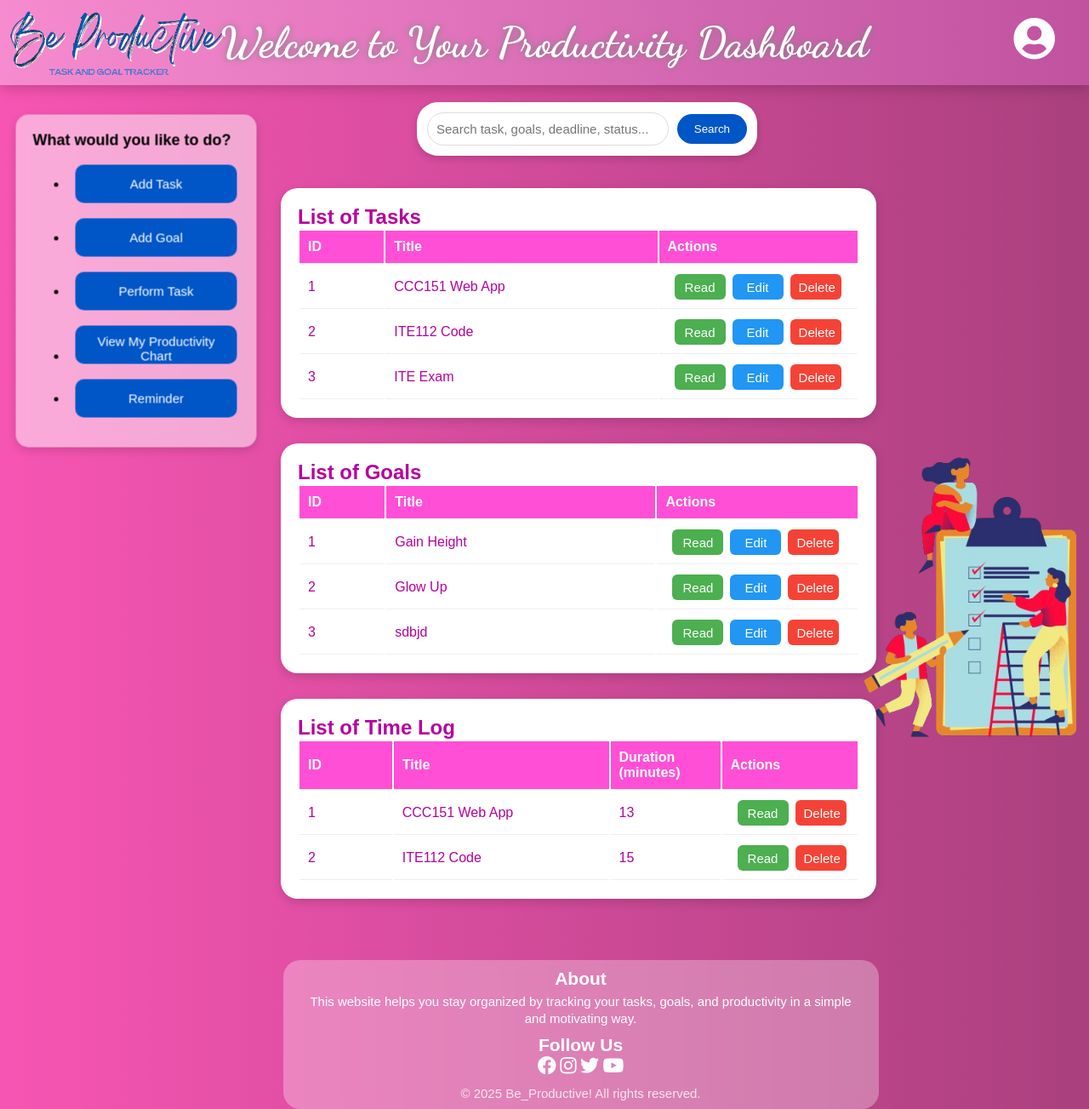
Screenshot of /home.php (signed in) with the database file from the repository.
### tables this page shows
CREATE TABLE `task` (
  `task_id` int(11) NOT NULL,
  `user_id` int(11) DEFAULT NULL,
  `task_name` varchar(255) NOT NULL,
  `task_description` text DEFAULT NULL,
  `priority` enum('High','Medium','Low') NOT NULL,
  `deadline` datetime DEFAULT NULL,
  `status` enum('Pending','In Progress','Completed') NOT NULL,
  `cat_id` int(11) DEFAULT NULL
);

CREATE TABLE `goal` (
  `goal_id` int(11) NOT NULL,
  `user_id` int(11) DEFAULT NULL,
  `goal_name` varchar(255) NOT NULL,
  `goal_description` text DEFAULT NULL,
  `goal_deadline` datetime DEFAULT NULL,
  `progress` int(11) DEFAULT NULL,
  `cat_id` int(11) DEFAULT NULL
);

CREATE TABLE `timelog` (
  `log_id` int(11) NOT NULL,
  `task_id` int(11) DEFAULT NULL,
  `start_time` datetime NOT NULL,
  `end_time` datetime NOT NULL,
  `duration` int(11) DEFAULT NULL
);

### home.php (the view, shortened to what this page needs)
<!DOCTYPE html>
<html lang="en">
<head>
    <link rel="stylesheet" href="https://cdnjs.cloudflare.com/ajax/libs/font-awesome/5.15.3/css/all.min.css">
</head>
<body>
    <div class="header-bar">
        <div class="logopic">
            <img src="belogo.png" alt="Logo Pic">
        </div>
        <h4 class="header-title">Welcome to Your Productivity Dashboard</h4>
        <div class="profile-container" onclick="toggleProfilePopup()">
            <i class="fas fa-user-circle"></i>
        </div>
    </div>
    <div class="transparent-container">
        <p>What would you like to do?</p>
        <div class="taskgoal-button">
            <li><button onclick="showTaskForm()">Add Task</button></li>
            <li><button onclick="showGoalForm()">Add Goal</button></li>
            <li><button onclick="redirectToLogTime()">Perform Task</button></li>
            <li><button onclick="redirectToProductivityChart()">View My Productivity Chart</button></li>
            <li><button onclick="redirectToReminder()">Reminder</button></li>
        </div>
    </div>
    <div class="listpic">
        <img src="checkpic.png" alt="Logo Pic">
    </div>
    <main>
        <div class="search_container">
            <form action="search.php" method="GET" class="search-form">
                <input type="text" id="search" name="q" placeholder="Search task, goals, deadline, status..." required>
                <input type="submit" value="Search" class="button">
            </form>
        </div>
        <div class="container">
        <h2>List of Tasks</h2>
        <table id="tableList">
            <thead>
                <tr>
                    <th style="width: 10px;">ID</th>
                    <th style="width: 510px;">Title</th>
                    <th>Actions</th>
                </tr>
            </thead>
            <tbody id="tableBody">
            <?php
            include_once 'db.php';
            $user_id = $_SESSION['user_id'];
            $sql = "SELECT task_id, task_name FROM task WHERE user_id = ?";
            $stmt = $conn->prepare($sql);
            $stmt->bind_param("i", $user_id);
            $stmt->execute();
            $result = $stmt->get_result();
            $i = 1;
            if ($result->num_rows > 0) {
                while ($row = $result->fetch_assoc()) {
                    echo "<tr>";
                    echo "<td>" . $i++. "</td>";
                    echo "<td>" . $row['task_name'] . "</td>";
                    echo "<td>";
                    echo "<button class='btn btn-read' onclick='redirectToReadTask(" . $row['task_id'] . ")'>Read</button>";
                    echo "<button class='btn btn-edit' onclick='editTask(" . $row['task_id'] . ")'>Edit</button>";
                    echo "<button class='btn btn-delete' onclick='deleteTask(" . $row['task_id'] . ")'>Delete</button>";
                    echo "</td>";
                    echo "</tr>";
                }
            } else {
                echo "<tr><td colspan='3'>No tasks found.</td></tr>";
            }
            ?>
            </tbody>
        </table>
        </div>
        <div class="container">
        <h2>List of Goals</h2>
        <table id="tableList">
            <thead>
                <tr>
                    <th style="width: 10px;">ID</th>
                    <th style="width: 510px;">Title</th>
                    <th>Actions</th>
                </tr>
            </thead>
            <tbody id="tableBody">
            <?php
            include_once 'db.php';
            $user_id = $_SESSION['user_id'];
            $sql = "SELECT goal_id, goal_name FROM goal WHERE user_id = ?";
            $stmt = $conn->prepare($sql);
            $stmt->bind_param("i", $user_id);
            $stmt->execute();
            $result = $stmt->get_result();
            $i = 1;
            if ($result->num_rows > 0) {
                while ($row = $result->fetch_assoc()) {
                    echo "<tr>";
                    echo "<td>" . $i++ . "</td>";
                    echo "<td>" . $row['goal_name'] . "</td>";
                    echo "<td>";
                    echo "<button class='btn btn-read' onclick='redirectToReadGoal(" . $row['goal_id'] . ")'>Read</button>";
                    echo "<button class='btn btn-edit' onclick='editGoal(" . $row['goal_id'] . ")'>Edit</button>";
                    echo "<button class='btn btn-delete' onclick='deleteGoal(" . $row['goal_id'] . ")'>Delete</button>";
                    echo "</td>";
                    echo "</tr>";
                }
            } else {
                echo "<tr><td colspan='3'>No goals found.</td></tr>";
            }
            ?>
            </tbody>
        </table>
        </div>
        <div class="container">
        <h2>List of Time Log</h2>
        <table id="tableList">
            <thead>
                <tr>
                    <th style="width: 10px;">ID</th>
                    <th style="width: 350px;">Title</th>
                    <th style="width: 40px;">Duration (minutes)</th>
                    <th style="width: 200px;">Actions</th>
                </tr>
            </thead>
            <tbody id="tableBody">
            <?php
            include_once 'db.php';
            $user_id = $_SESSION['user_id'];
            $sql = "
            SELECT tl.log_id, t.task_name, tl.duration
            FROM timelog tl
            JOIN task t ON tl.task_id = t.task_id
            WHERE t.user_id = ?";
            $stmt = $conn->prepare($sql);
            $stmt->bind_param("i", $user_id);
            $stmt->execute();
            $result = $stmt->get_result();
            $i = 1;
            if ($result->num_rows > 0) {
                while ($row = $result->fetch_assoc()) {
                    echo "<tr>";
                    echo "<td>" . $i++. "</td>";
                    echo "<td>" . $row['task_name'] . "</td>";
                    echo "<td>" . $row['duration'] . "</td>";
                    echo "<td>";
                    echo "<button class='btn btn-read' onclick='readTimeLog(" . $row['log_id'] . ")'>Read</button>";
                    echo "<button class='btn btn-delete' onclick='deleteTimeLog(" . $row['log_id'] . ")'>Delete</button>";
                    echo "</td>";
                    echo "</tr>";
                }
            } else {
                echo "<tr><td colspan='4'>No time logs found.</td></tr>";
            }
                ?>
            </tbody>
        </table>
        </div>
    </main>
    <div class="footer footer">
        <h3>About</h3>
        <p class="footer-text">
            This website helps you stay organized by tracking your tasks, goals, and productivity in a simple and motivating way.
        </p>
        <h3>Follow Us</h3>
        <div class="social-links">
            <a href="#"><i class="fab fa-facebook"></i></a>
            <a href="#"><i class="fab fa-instagram"></i></a>
            <a href="#"><i class="fab fa-twitter"></i></a>
            <a href="#"><i class="fab fa-youtube"></i></a>
        </div>
        <div class="footer-bottom">
            <p>© 2025 Be_Productive! All rights reserved.</p>
        </div>
    </div>
</body>
</html>

### home.php (style rules this page uses)
* { margin: 0; padding: 0; box-sizing: border-box; }
body { font-family: 'Poppins', sans-serif; background-color: #81027b; background: linear-gradient(to right, #f755b3, #aa407e); height: 100vh; display: flex; align-items: center; flex-direction: column; padding: 20px; padding-top: 70px; }
main { flex: 1; }
.header-bar { position: fixed; top: 0; left: 0; width: 100%; height: 100px; background: linear-gradient(to right, #f78bcf, #c052a0); display: flex; align-items: center; justify-content: center; padding: 0 40px; z-index: 1000; box-shadow: 0 4px 15px rgba(0,0,0,0.2); }
.logopic { position: absolute; margin-right: 20px; left: -5px; top: -10px; }
.logopic img { width: 280px; height: 125px; }
.header-title { color: #fff; font-family: 'Dancing Script', cursive; font-size: 50px; text-shadow: 0 0 8px gray; text-align: center; }
.profile-container { position: absolute; top: 20px; right: 40px; cursor: pointer; }
.profile-container .fa-user-circle { font-size: 50px; color: #fff; }
.transparent-container { background-color: rgba(255, 255, 255, 0.5); backdrop-filter: blur(10px); border-radius: 15px; padding: 20px; position: fixed; left: 160px; top: 330px; transform: translate(-50%, -50%); box-shadow: 0 4px 12px rgba(0,0,0,0.15); z-index: 1; }
.transparent-container p { font-size: 18px; font-family: 'Poppins', sans-serif; color: black; font-weight: 600; margin-bottom: 15px; }
.taskgoal-button { position: relative; z-index: 2; align-items: center; margin-left: 25px; }
.taskgoal-button button { margin: 3px 3px; margin-bottom: 15px; width: 190px; height: 45px; padding: 10px; border: none; border-radius: 10px; font-size: 15px; cursor: pointer; transition: 0.3s; }
.taskgoal-button button:nth-child(1) { background-color: #0056c7; color: white; }
.listpic { display: flex; justify-content: center; align-items: center; position: absolute; margin-right: 20px; right: -290px; top: 700px; transform: translate(-50%, -50%); }
.listpic img { width: 400px; height: 400px; }
.search_container { display: flex; justify-content: center; align-items: center; margin-top: 50px; margin-left: 100px; }
.search-form { display: flex; justify-content: center; align-items: center; background-color: white; border-radius: 25px; padding: 12px; width: 400px; box-shadow: 0 4px 8px rgba(0, 0, 0, 0.15); }
.search-form input[type="text"] { flex: 1; width: 300px; padding: 10px; border-radius: 25px; border: 1px solid #ddd; outline: none; transition: all 0.3s ease; font-size: 15px; }
.search-form input[type="submit"] { padding: 10px 20px; border: none; border-radius: 25px; background-color: #0056c7; color: white; cursor: pointer; margin-left: 10px; transition: background-color 0.3s, color 0.3s; }
.container { width: 700px; border-radius: 20px; padding: 20px; margin-top: 30px; margin-bottom: 30px; background-color: #fff; position: relative; top: 8px; left: 40px; overflow-x: auto; z-index: 1; color: #b5009d; box-shadow: 0 4px 12px rgba(0,0,0,0.15); font-family: 'Poppins', sans-serif; }
th, td { padding: 10px; text-align: left; border-bottom: 1px solid #eee; }
th { background: #ff4fd6; color: white; width: 350px; }
td { width: 150px; }
.btn { padding: 6px 10px; cursor: pointer; border: none; border-radius: 6px; width: 60px; height: 30px; font-size: 15px; color: white; }
.btn-read { background-color: #4CAF50; margin-left: 8px; }
.btn-edit { background-color: #2196F3; margin-left: 8px; }
.btn-delete { background-color: #f44336; margin-left: 8px; }
.footer.footer { height: auto; width: 700px; background: rgba(255, 255, 255, 0.3); backdrop-filter: blur(5px); padding: 10px 10px; margin-top: 50px; border-radius: 20px; color: #ffffff; margin-left: 85px; margin-bottom: 20px; display: flex; flex-direction: column; align-items: center; text-align: center; }
.footer h3 { font-size: 21px; margin: 0; padding: 0; font-weight: 600; }
.footer-text { margin-top: 5px; margin-bottom: 10px; line-height: 1.3; max-width: 650px; font-size: 15px; }
.social-links a { color: #ffffff; font-size: 22px; margin-top: 5px; margin-bottom: 10px; transition: 0.3s; }
.footer-bottom { text-align: center; margin-top: 10px; font-size: 15px; opacity: 0.8; }

### rows the page displays
task: task_name "CCC151 Web App"
task: task_name "ITE112 Code"
task: task_name "ITE Exam"
goal: goal_name "Gain Height"
goal: goal_name "Glow Up"
goal: goal_name "sdbjd"
timelog: task.task_name "CCC151 Web App", duration "13"
timelog: task.task_name "ITE112 Code", duration "15"
